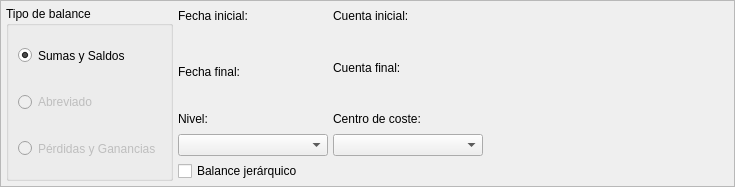
    <widget class="QFrame" name="frame" >
     <property name="frameShape" >
      <enum>QFrame::StyledPanel</enum>
     </property>
     <property name="frameShadow" >
      <enum>QFrame::Raised</enum>
     </property>
     <layout class="QGridLayout" >
      <property name="margin" >
       <number>5</number>
      </property>
      <property name="spacing" >
       <number>5</number>
      </property>
      <item row="6" column="3" >
       <spacer>
        <property name="orientation" >
         <enum>Qt::Horizontal</enum>
        </property>
        <property name="sizeHint" >
         <size>
          <width>241</width>
          <height>20</height>
         </size>
        </property>
       </spacer>
      </item>
      <item row="5" column="3" >
       <spacer>
        <property name="orientation" >
         <enum>Qt::Horizontal</enum>
        </property>
        <property name="sizeHint" >
         <size>
          <width>241</width>
          <height>20</height>
         </size>
        </property>
       </spacer>
      </item>
      <item row="5" column="2" >
       <widget class="QLabel" name="textLabel1" >
        <property name="text" >
         <string>Centro de coste:</string>
        </property>
        <property name="alignment" >
         <set>Qt::AlignLeading|Qt::AlignLeft|Qt::AlignVCenter</set>
        </property>
       </widget>
      </item>
      <item row="0" column="3" >
       <spacer>
        <property name="orientation" >
         <enum>Qt::Horizontal</enum>
        </property>
        <property name="sizeHint" >
         <size>
          <width>241</width>
          <height>20</height>
         </size>
        </property>
       </spacer>
      </item>
      <item row="6" column="2" >
       <widget class="QComboBox" name="combocoste" >
        <property name="minimumSize" >
         <size>
          <width>150</width>
          <height>0</height>
         </size>
        </property>
       </widget>
      </item>
      <item row="5" column="1" >
       <widget class="QLabel" name="textLabel1_2" >
        <property name="text" >
         <string>Nivel:</string>
        </property>
        <property name="alignment" >
         <set>Qt::AlignLeading|Qt::AlignLeft|Qt::AlignVCenter</set>
        </property>
       </widget>
      </item>
      <item row="6" column="1" >
       <widget class="QComboBox" name="combonivel" >
        <property name="minimumSize" >
         <size>
          <width>150</width>
          <height>0</height>
         </size>
        </property>
       </widget>
      </item>
      <item row="3" column="1" >
       <widget class="QLabel" name="TextLabel1_2_2_2" >
        <property name="text" >
         <string>Fecha final:</string>
        </property>
       </widget>
      </item>
      <item row="4" column="1" >
       <widget class="BusquedaFecha" native="1" name="m_fechafinal1" >
        <property name="sizePolicy" >
         <sizepolicy>
          <hsizetype>0</hsizetype>
          <vsizetype>0</vsizetype>
          <horstretch>0</horstretch>
          <verstretch>0</verstretch>
         </sizepolicy>
        </property>
        <property name="minimumSize" >
         <size>
          <width>100</width>
          <height>20</height>
         </size>
        </property>
       </widget>
      </item>
      <item row="7" column="1" >
       <widget class="QCheckBox" name="checksuperiores" >
        <property name="text" >
         <string>Balance jerárquico</string>
        </property>
       </widget>
      </item>
      <item rowspan="8" row="0" column="0" >
       <widget class="QGroupBox" name="groupBox" >
        <property name="title" >
         <string>Tipo de balance</string>
        </property>
        <layout class="QGridLayout" >
         <property name="margin" >
          <number>9</number>
         </property>
         <property name="spacing" >
          <number>6</number>
         </property>
         <item row="2" column="0" >
          <widget class="QRadioButton" name="resultadosButton" >
           <property name="enabled" >
            <bool>false</bool>
           </property>
           <property name="sizePolicy" >
            <sizepolicy>
             <hsizetype>1</hsizetype>
             <vsizetype>5</vsizetype>
             <horstretch>0</horstretch>
             <verstretch>0</verstretch>
            </sizepolicy>
           </property>
           <property name="text" >
            <string>Pérdidas y Ganancias</string>
           </property>
          </widget>
         </item>
         <item row="1" column="0" >
          <widget class="QRadioButton" name="abreviadoButton" >
           <property name="enabled" >
            <bool>false</bool>
           </property>
           <property name="sizePolicy" >
            <sizepolicy>
             <hsizetype>1</hsizetype>
             <vsizetype>5</vsizetype>
             <horstretch>0</horstretch>
             <verstretch>0</verstretch>
            </sizepolicy>
           </property>
           <property name="text" >
            <string>Abreviado</string>
           </property>
          </widget>
         </item>
         <item row="0" column="0" >
          <widget class="QRadioButton" name="sumasysaldosButton" >
           <property name="sizePolicy" >
            <sizepolicy>
             <hsizetype>1</hsizetype>
             <vsizetype>5</vsizetype>
             <horstretch>0</horstretch>
             <verstretch>0</verstretch>
            </sizepolicy>
           </property>
           <property name="text" >
            <string>Sumas y Saldos</string>
           </property>
           <property name="checked" >
            <bool>true</bool>
           </property>
          </widget>
         </item>
        </layout>
       </widget>
      </item>
      <item rowspan="2" row="1" column="1" >
       <widget class="BusquedaFecha" native="1" name="m_fechainicial1" >
        <property name="sizePolicy" >
         <sizepolicy>
          <hsizetype>0</hsizetype>
          <vsizetype>0</vsizetype>
          <horstretch>0</horstretch>
          <verstretch>0</verstretch>
         </sizepolicy>
        </property>
        <property name="minimumSize" >
         <size>
          <width>100</width>
          <height>20</height>
         </size>
        </property>
       </widget>
      </item>
      <item row="0" column="1" >
       <widget class="QLabel" name="TextLabel1_2_2" >
        <property name="sizePolicy" >
         <sizepolicy>
          <hsizetype>5</hsizetype>
          <vsizetype>5</vsizetype>
          <horstretch>0</horstretch>
          <verstretch>0</verstretch>
         </sizepolicy>
        </property>
        <property name="text" >
         <string>Fecha inicial:</string>
        </property>
       </widget>
      </item>
      <item row="0" column="2" >
       <widget class="QLabel" name="TextLabel1_3" >
        <property name="text" >
         <string>Cuenta inicial:</string>
        </property>
       </widget>
      </item>
      <item row="1" column="2" colspan="2" >
       <widget class="BusquedaCuenta" native="1" name="m_codigoinicial" >
        <property name="minimumSize" >
         <size>
          <width>100</width>
          <height>20</height>
         </size>
        </property>
       </widget>
      </item>
      <item rowspan="2" row="2" column="3" >
       <spacer>
        <property name="orientation" >
         <enum>Qt::Horizontal</enum>
        </property>
        <property name="sizeHint" >
         <size>
          <width>241</width>
          <height>23</height>
         </size>
        </property>
       </spacer>
      </item>
      <item rowspan="2" row="2" column="2" >
       <widget class="QLabel" name="TextLabel1_3_2" >
        <property name="text" >
         <string>Cuenta final:</string>
        </property>
       </widget>
      </item>
      <item row="4" column="2" colspan="2" >
       <widget class="BusquedaCuenta" native="1" name="m_codigofinal" >
        <property name="sizePolicy" >
         <sizepolicy>
          <hsizetype>0</hsizetype>
          <vsizetype>0</vsizetype>
          <horstretch>0</horstretch>
          <verstretch>0</verstretch>
         </sizepolicy>
        </property>
        <property name="minimumSize" >
         <size>
          <width>100</width>
          <height>20</height>
         </size>
        </property>
       </widget>
      </item>
     </layout>
    </widget>
